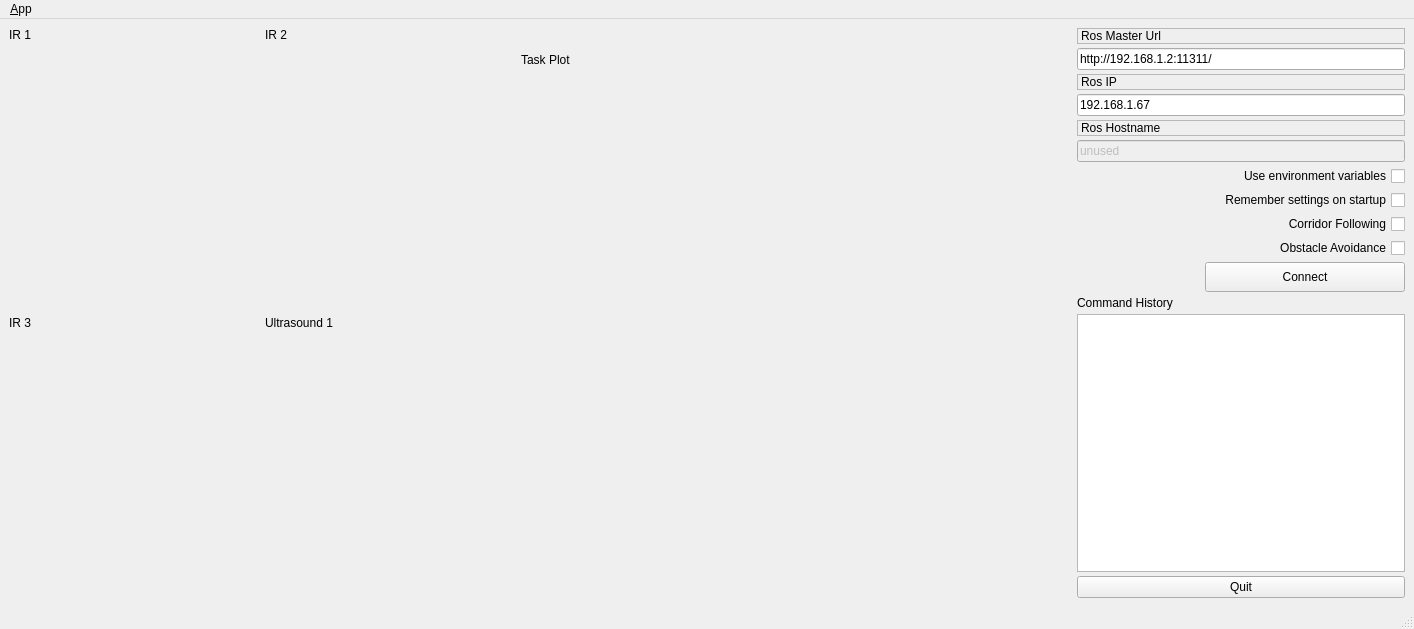
<?xml version="1.0" encoding="UTF-8"?>
<ui version="4.0">
 <class>MainWindowDesign</class>
 <widget class="QMainWindow" name="MainWindowDesign">
  <property name="geometry">
   <rect>
    <x>0</x>
    <y>0</y>
    <width>1414</width>
    <height>629</height>
   </rect>
  </property>
  <property name="windowTitle">
   <string>QRosApp</string>
  </property>
  <property name="windowIcon">
   <iconset resource="../resources/images.qrc">
    <normaloff>:/images/icon.png</normaloff>:/images/icon.png</iconset>
  </property>
  <property name="locale">
   <locale language="English" country="Australia"/>
  </property>
  <widget class="QWidget" name="centralwidget">
   <layout class="QHBoxLayout">
    <item>
     <layout class="QHBoxLayout" name="horizontalLayout_4">
      <item>
       <layout class="QVBoxLayout" name="verticalLayout_2">
        <item>
         <layout class="QHBoxLayout" name="horizontalLayout_6">
          <item>
           <layout class="QVBoxLayout" name="verticalLayout_9">
            <item>
             <widget class="QLabel" name="label_5">
              <property name="text">
               <string>IR 1</string>
              </property>
             </widget>
            </item>
            <item>
             <widget class="QCustomPlot" name="IRPlot_1" native="true">
              <property name="sizePolicy">
               <sizepolicy hsizetype="Expanding" vsizetype="Expanding">
                <horstretch>0</horstretch>
                <verstretch>0</verstretch>
               </sizepolicy>
              </property>
              <property name="minimumSize">
               <size>
                <width>250</width>
                <height>250</height>
               </size>
              </property>
             </widget>
            </item>
           </layout>
          </item>
          <item>
           <layout class="QVBoxLayout" name="verticalLayout_13">
            <item>
             <widget class="QLabel" name="label_6">
              <property name="text">
               <string>IR 2</string>
              </property>
             </widget>
            </item>
            <item>
             <widget class="QCustomPlot" name="IRPlot_2" native="true">
              <property name="sizePolicy">
               <sizepolicy hsizetype="Expanding" vsizetype="Expanding">
                <horstretch>0</horstretch>
                <verstretch>0</verstretch>
               </sizepolicy>
              </property>
              <property name="minimumSize">
               <size>
                <width>250</width>
                <height>250</height>
               </size>
              </property>
             </widget>
            </item>
           </layout>
          </item>
          <item>
           <layout class="QVBoxLayout" name="verticalLayout_8"/>
          </item>
         </layout>
        </item>
        <item>
         <layout class="QHBoxLayout" name="horizontalLayout_7">
          <item>
           <layout class="QVBoxLayout" name="verticalLayout_16">
            <item>
             <widget class="QLabel" name="label_4">
              <property name="text">
               <string>IR 3</string>
              </property>
             </widget>
            </item>
            <item>
             <widget class="QCustomPlot" name="IRPlot_3" native="true">
              <property name="sizePolicy">
               <sizepolicy hsizetype="Expanding" vsizetype="Expanding">
                <horstretch>0</horstretch>
                <verstretch>0</verstretch>
               </sizepolicy>
              </property>
              <property name="minimumSize">
               <size>
                <width>250</width>
                <height>250</height>
               </size>
              </property>
             </widget>
            </item>
           </layout>
          </item>
          <item>
           <layout class="QVBoxLayout" name="verticalLayout_15">
            <item>
             <widget class="QLabel" name="label_9">
              <property name="text">
               <string>Ultrasound 1</string>
              </property>
             </widget>
            </item>
            <item>
             <widget class="QCustomPlot" name="UltraPlot_1" native="true">
              <property name="sizePolicy">
               <sizepolicy hsizetype="Expanding" vsizetype="Expanding">
                <horstretch>0</horstretch>
                <verstretch>0</verstretch>
               </sizepolicy>
              </property>
              <property name="minimumSize">
               <size>
                <width>250</width>
                <height>250</height>
               </size>
              </property>
             </widget>
            </item>
           </layout>
          </item>
          <item>
           <layout class="QVBoxLayout" name="verticalLayout_14"/>
          </item>
         </layout>
        </item>
       </layout>
      </item>
      <item>
       <layout class="QVBoxLayout" name="verticalLayout_3">
        <item>
         <widget class="QLabel" name="label_8">
          <property name="text">
           <string>Task Plot</string>
          </property>
         </widget>
        </item>
        <item>
         <widget class="QCustomPlot" name="taskPlot" native="true">
          <property name="minimumSize">
           <size>
            <width>550</width>
            <height>500</height>
           </size>
          </property>
         </widget>
        </item>
       </layout>
      </item>
      <item>
       <layout class="QVBoxLayout" name="verticalLayout_10">
        <property name="spacing">
         <number>4</number>
        </property>
        <item>
         <widget class="QLabel" name="label">
          <property name="sizePolicy">
           <sizepolicy hsizetype="Minimum" vsizetype="Preferred">
            <horstretch>0</horstretch>
            <verstretch>0</verstretch>
           </sizepolicy>
          </property>
          <property name="frameShape">
           <enum>QFrame::StyledPanel</enum>
          </property>
          <property name="frameShadow">
           <enum>QFrame::Raised</enum>
          </property>
          <property name="text">
           <string>Ros Master Url</string>
          </property>
         </widget>
        </item>
        <item>
         <widget class="QLineEdit" name="line_edit_master">
          <property name="sizePolicy">
           <sizepolicy hsizetype="MinimumExpanding" vsizetype="Fixed">
            <horstretch>0</horstretch>
            <verstretch>0</verstretch>
           </sizepolicy>
          </property>
          <property name="text">
           <string>http://192.168.1.2:11311/</string>
          </property>
         </widget>
        </item>
        <item>
         <widget class="QLabel" name="label_2">
          <property name="sizePolicy">
           <sizepolicy hsizetype="Minimum" vsizetype="Preferred">
            <horstretch>0</horstretch>
            <verstretch>0</verstretch>
           </sizepolicy>
          </property>
          <property name="frameShape">
           <enum>QFrame::StyledPanel</enum>
          </property>
          <property name="frameShadow">
           <enum>QFrame::Raised</enum>
          </property>
          <property name="text">
           <string>Ros IP</string>
          </property>
         </widget>
        </item>
        <item>
         <widget class="QLineEdit" name="line_edit_host">
          <property name="sizePolicy">
           <sizepolicy hsizetype="Minimum" vsizetype="Fixed">
            <horstretch>0</horstretch>
            <verstretch>0</verstretch>
           </sizepolicy>
          </property>
          <property name="text">
           <string>192.168.1.67</string>
          </property>
         </widget>
        </item>
        <item>
         <widget class="QLabel" name="label_3">
          <property name="sizePolicy">
           <sizepolicy hsizetype="Minimum" vsizetype="Preferred">
            <horstretch>0</horstretch>
            <verstretch>0</verstretch>
           </sizepolicy>
          </property>
          <property name="frameShape">
           <enum>QFrame::StyledPanel</enum>
          </property>
          <property name="frameShadow">
           <enum>QFrame::Raised</enum>
          </property>
          <property name="text">
           <string>Ros Hostname</string>
          </property>
         </widget>
        </item>
        <item>
         <widget class="QLineEdit" name="line_edit_topic">
          <property name="enabled">
           <bool>false</bool>
          </property>
          <property name="sizePolicy">
           <sizepolicy hsizetype="Minimum" vsizetype="Fixed">
            <horstretch>0</horstretch>
            <verstretch>0</verstretch>
           </sizepolicy>
          </property>
          <property name="text">
           <string>unused</string>
          </property>
         </widget>
        </item>
        <item>
         <widget class="QCheckBox" name="checkbox_use_environment">
          <property name="layoutDirection">
           <enum>Qt::RightToLeft</enum>
          </property>
          <property name="text">
           <string>Use environment variables</string>
          </property>
         </widget>
        </item>
        <item>
         <widget class="QCheckBox" name="checkbox_remember_settings">
          <property name="layoutDirection">
           <enum>Qt::RightToLeft</enum>
          </property>
          <property name="text">
           <string>Remember settings on startup</string>
          </property>
         </widget>
        </item>
        <item>
         <widget class="QCheckBox" name="corridorCheck">
          <property name="layoutDirection">
           <enum>Qt::RightToLeft</enum>
          </property>
          <property name="text">
           <string>Corridor Following</string>
          </property>
         </widget>
        </item>
        <item>
         <widget class="QCheckBox" name="obstacleCheck">
          <property name="layoutDirection">
           <enum>Qt::RightToLeft</enum>
          </property>
          <property name="text">
           <string>Obstacle Avoidance</string>
          </property>
         </widget>
        </item>
        <item>
         <widget class="QPushButton" name="button_connect">
          <property name="enabled">
           <bool>true</bool>
          </property>
          <property name="sizePolicy">
           <sizepolicy hsizetype="Minimum" vsizetype="Fixed">
            <horstretch>0</horstretch>
            <verstretch>0</verstretch>
           </sizepolicy>
          </property>
          <property name="minimumSize">
           <size>
            <width>10</width>
            <height>30</height>
           </size>
          </property>
          <property name="maximumSize">
           <size>
            <width>200</width>
            <height>50</height>
           </size>
          </property>
          <property name="toolTip">
           <string>Set the target to the current joint trajectory state.</string>
          </property>
          <property name="statusTip">
           <string>Clear all waypoints and set the target to the current joint trajectory state.</string>
          </property>
          <property name="layoutDirection">
           <enum>Qt::RightToLeft</enum>
          </property>
          <property name="autoFillBackground">
           <bool>true</bool>
          </property>
          <property name="text">
           <string>Connect</string>
          </property>
         </widget>
        </item>
        <item>
         <widget class="QLabel" name="label_7">
          <property name="sizePolicy">
           <sizepolicy hsizetype="Minimum" vsizetype="Preferred">
            <horstretch>0</horstretch>
            <verstretch>0</verstretch>
           </sizepolicy>
          </property>
          <property name="text">
           <string>Command History</string>
          </property>
         </widget>
        </item>
        <item>
         <widget class="QListView" name="view_logging">
          <property name="sizePolicy">
           <sizepolicy hsizetype="Minimum" vsizetype="Expanding">
            <horstretch>0</horstretch>
            <verstretch>0</verstretch>
           </sizepolicy>
          </property>
         </widget>
        </item>
        <item>
         <widget class="QPushButton" name="quit_button">
          <property name="sizePolicy">
           <sizepolicy hsizetype="Minimum" vsizetype="Fixed">
            <horstretch>0</horstretch>
            <verstretch>0</verstretch>
           </sizepolicy>
          </property>
          <property name="text">
           <string>Quit</string>
          </property>
         </widget>
        </item>
       </layout>
      </item>
     </layout>
    </item>
   </layout>
  </widget>
  <widget class="QMenuBar" name="menubar">
   <property name="geometry">
    <rect>
     <x>0</x>
     <y>0</y>
     <width>1414</width>
     <height>25</height>
    </rect>
   </property>
   <widget class="QMenu" name="menu_File">
    <property name="title">
     <string>&amp;App</string>
    </property>
    <addaction name="action_Preferences"/>
    <addaction name="separator"/>
    <addaction name="actionAbout"/>
    <addaction name="actionAbout_Qt"/>
    <addaction name="separator"/>
    <addaction name="action_Quit"/>
   </widget>
   <addaction name="menu_File"/>
  </widget>
  <widget class="QStatusBar" name="statusbar"/>
  <action name="action_Quit">
   <property name="text">
    <string>&amp;Quit</string>
   </property>
   <property name="shortcut">
    <string>Ctrl+Q</string>
   </property>
   <property name="shortcutContext">
    <enum>Qt::ApplicationShortcut</enum>
   </property>
  </action>
  <action name="action_Preferences">
   <property name="text">
    <string>&amp;Preferences</string>
   </property>
  </action>
  <action name="actionAbout">
   <property name="text">
    <string>&amp;About</string>
   </property>
  </action>
  <action name="actionAbout_Qt">
   <property name="text">
    <string>About &amp;Qt</string>
   </property>
  </action>
 </widget>
 <customwidgets>
  <customwidget>
   <class>QCustomPlot</class>
   <extends>QWidget</extends>
   <header>qcustomplot.h</header>
   <container>1</container>
  </customwidget>
 </customwidgets>
 <resources>
  <include location="../resources/images.qrc"/>
 </resources>
 <connections>
  <connection>
   <sender>action_Quit</sender>
   <signal>triggered()</signal>
   <receiver>MainWindowDesign</receiver>
   <slot>close()</slot>
   <hints>
    <hint type="sourcelabel">
     <x>-1</x>
     <y>-1</y>
    </hint>
    <hint type="destinationlabel">
     <x>399</x>
     <y>299</y>
    </hint>
   </hints>
  </connection>
  <connection>
   <sender>quit_button</sender>
   <signal>clicked()</signal>
   <receiver>MainWindowDesign</receiver>
   <slot>close()</slot>
   <hints>
    <hint type="sourcelabel">
     <x>905</x>
     <y>636</y>
    </hint>
    <hint type="destinationlabel">
     <x>516</x>
     <y>341</y>
    </hint>
   </hints>
  </connection>
 </connections>
</ui>
